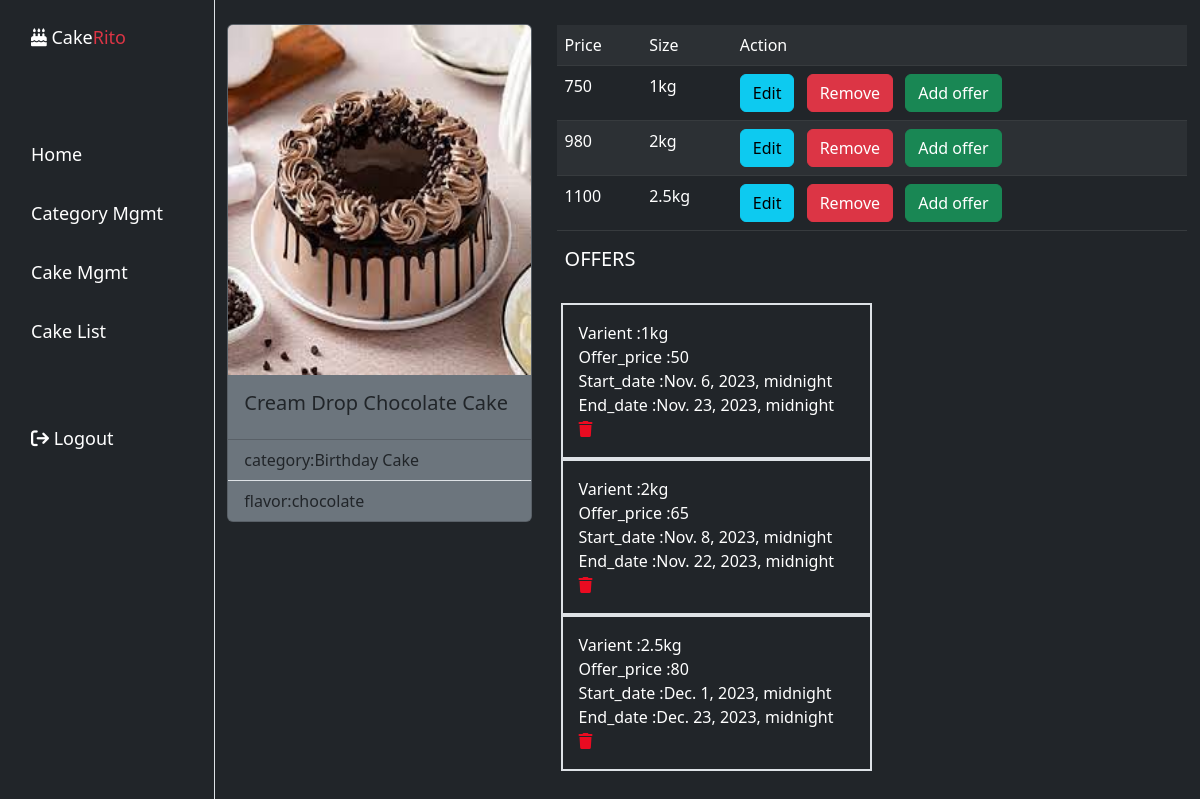
The app's page /cake/4/ (signed in) with its own data.
### delight/models.py (models this page shows, shortened)
class cakes(models.Model):
    name=models.CharField(max_length=200)
    category=models.ForeignKey(Category,null=True,on_delete=models.SET_NULL)
    options=(
        ("chocolate","chocolate"),
        ("vanilla","vanilla"),
        ("pistachio","pistachio"),
        ("tropical rum","tropical rum"),
        ("pineapple","pineapple"),
        ("red velvet","red velvet") ,
        ("strawberry","strawberry"),
    )
    flavor=models.CharField(max_length=200,choices=options,default="chocolate")
    image=models.ImageField(upload_to="images")

class Category(models.Model):
    name=models.CharField(max_length=200,unique=True)
    is_active=models.BooleanField(default=True)
    def __str__(self):
        return self.name

class cakevarients(models.Model):
    cake=models.ForeignKey(cakes,on_delete=models.CASCADE)
    price=models.PositiveIntegerField()
    options=(
        ("1kg","1kg"),
        ("2kg","2kg"),
        ("2.5kg","2.5kg"),
        ("3kg","3kg"),
        ("4kg","4kg"),
        ("5kg","5kg"),
        ("7kg","7kg")
    )
    size=models.CharField(max_length=200,choices=options,default="1kg")

class offers(models.Model):
    cakevarient=models.ForeignKey(cakevarients,on_delete=models.CASCADE)
    price=models.PositiveIntegerField()
    start_date=models.DateTimeField()
    due_date=models.DateTimeField()

### delight/views.py (the view)
# urls.py: path("cake/<int:pk>/",CakeDetailView.as_view(),name="cake-detail"),
@method_decorator(decs,name="dispatch")
class CakeDetailView(DetailView):
    template_name="delight/cake_detail.html"
    model=cakes
    context_object_name="cake"

### delight/views.py (called while the page is built)
def signin_required(fn):
    def wrapper(request,*args,**kwargs):
        if not request.user.is_authenticated:
            messages.error(request,"invalid session !")
            return redirect("signin")
        else:
            return fn(request,*args,**kwargs)
    return wrapper

def is_admin(fn):
    def wrapper(request,*args,**kwargs):
        if not request.user.is_superuser:
            messages.error(request,"permission denied for current user !")
            return redirect("signin")
        else:
             return fn(request,*args,**kwargs)
    return wrapper

### delight/templates/delight/cake_detail.html (shortened to what this page needs)
{%extends "delight/base.html"%}
{%block body_block%}
<div class="container mt-4 ">
  <div class="row">
          <div class="col-4">
              <div class="card bg-secondary" style="width:100%">
                  <img src="{{cake.image.url}}" class="card-img-top" alt="..." height="350px" width="220px">
                  <div class="card-body">
                    <h5 class="card-title bg-secondary">{{cake.name}}</h5>
                  </div>
                  <ul class="list-group list-group-flush">
                    <li class="list-group-item bg-secondary">category:{{cake.category}}</li>
                    <li class="list-group-item bg-secondary">flavor:{{cake.flavor}}</li>
                  </ul>
                </div>
          </div>
          <div class="col-8 border border-dark">
             <table class="table table-striped table-dark">
              <tr>
                  <td>Price</td>
                  <td>Size</td>
                  <td>Action</td>
              </tr>
              {%for v in cake.cakevarients_set.all%}
                  <tr>
                      <td>{{v.price}}</td>
                      <td>{{v.size}}</td>
                  <td>
                    <a href="{%url 'varient-edit' v.id%}" class="btn btn-info me-2">Edit</a>
                    <a href="{%url 'varient-remove' v.id%}" class="btn btn-danger me-2">Remove</a>
                    <a href="{%url 'offer-add' v.id%}"  class="btn btn-success me-2">Add offer</a>
                  </td>
                </tr>
              {%endfor%}
             </table>
             <h5 class="mt-3 mb-3 ps-2">OFFERS</h5>
             <div class="row mb-4 p-3 ">
                 {%for c in cake.cakevarients_set.all%}
                     {%for o in c.offers_set.all%}
                         <div class="col-6 border border-2 border p-3 border-shadow">
                            <div>Varient :{{c.size}}</div>
                             <div>Offer_price :{{o.price}}</div>
                             <div>Start_date :{{o.start_date}}</div>
                             <div>End_date :{{o.due_date}}</div>
                             <div><a href="{%url 'offer-remove' o.id %}"><i class="fa-solid fa-trash" style="color: #ea0b21;"></i></a></div>
                         </div>
                         <div class="col-3"></div>
                         <div class="col-3"></div>
                     {%endfor%}
                 {%endfor%}
             </div>
          </div>
      </div>
    </div>
{%endblock%}

### records on screen
cakes: image (picture), name "Cream Drop Chocolate Cake", category "Birthday Cake", flavor "chocolate"
cakevarients: price "750", size "1kg"
cakevarients: price "980", size "2kg"
cakevarients: price "1100", size "2.5kg"
offers: price "50", start_date "Nov. 6, 2023, midnight", due_date "Nov. 23, 2023, midnight"
offers: price "65", start_date "Nov. 8, 2023, midnight", due_date "Nov. 22, 2023, midnight"
offers: price "80", start_date "Dec. 1, 2023, midnight", due_date "Dec. 23, 2023, midnight"
